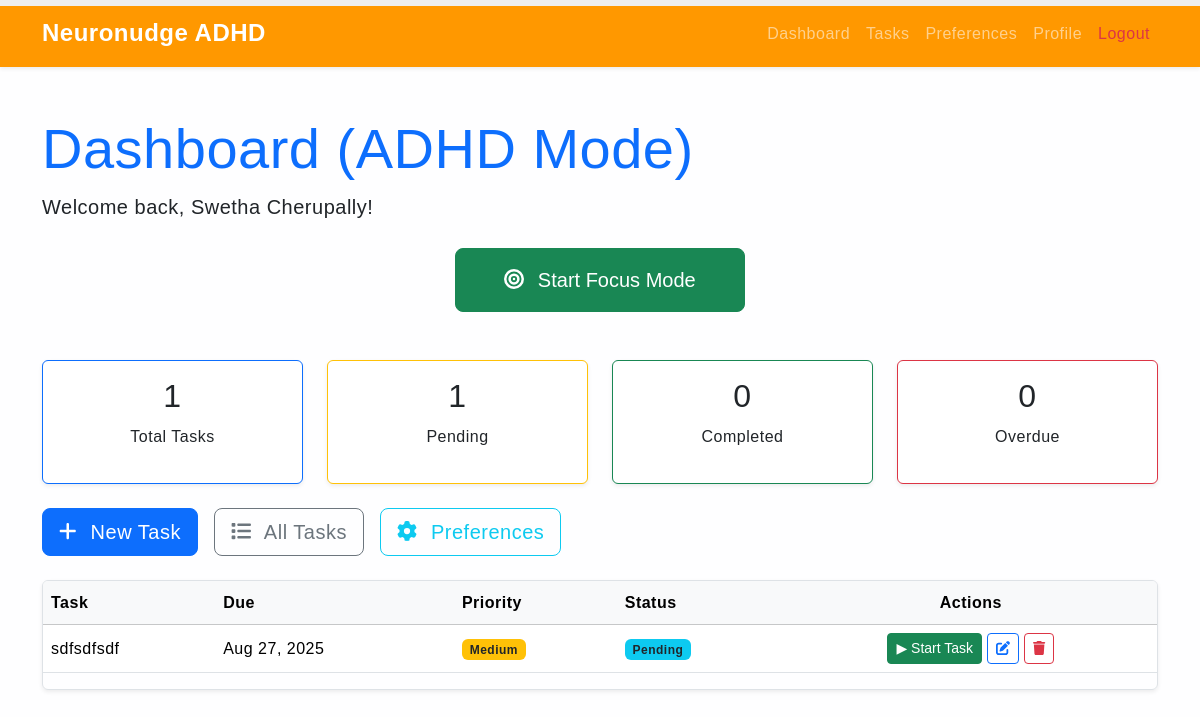
The app's page /dashboard (signed in) with its own data.
### Neuronudge/models.py (models this page shows, shortened)
class User(UserMixin, db.Model):
    id = db.Column(db.Integer, primary_key=True)
    name = db.Column(db.String(150), nullable=True)                # full name
    username = db.Column(db.String(150), unique=True, nullable=False)
    email = db.Column(db.String(150), unique=True, nullable=False)
    password_hash = db.Column(db.String(256), nullable=False)
    profile_type = db.Column(db.String(50), nullable=False, default='General')
    created_at = db.Column(db.DateTime, default=datetime.utcnow)
    tasks = db.relationship('Task', backref='user', lazy=True)
    logs = db.relationship('ActivityLog', backref='user', lazy=True)
    preferences = db.relationship('OnboardingPreferences', back_populates='user', uselist=False)
    avatar_url = db.Column(db.String(300), default=None)
    registered_on = db.Column(db.DateTime, default=datetime.utcnow)

class Task(db.Model):
    id = db.Column(db.Integer, primary_key=True)
    title = db.Column(db.String(255), nullable=False)
    description = db.Column(db.Text, nullable=False)
    due_date = db.Column(db.DateTime)
    completed = db.Column(db.Boolean, default=False)
    priority = db.Column(db.Integer, default=3)         # 1 = high, 2 = med, 3 = low
    reminder_set = db.Column(db.Boolean, default=False)
    created_at = db.Column(db.DateTime, default=datetime.utcnow)
    updated_at = db.Column(db.DateTime, default=datetime.utcnow, onupdate=datetime.utcnow)
    user_id = db.Column(db.Integer, db.ForeignKey('user.id'), nullable=False)

### Neuronudge/views.py (the view)
@views.route('/dashboard')
@login_required
def dashboard():
    page = request.args.get('page', 1, type=int)
    per_page = 10
    filter_status = request.args.get('status', 'all')
    filter_priority = request.args.get('priority', 'all')
    search_term = request.args.get('search', '').strip()
    base_query = Task.query.filter_by(user_id=current_user.id)
    if filter_status == 'completed':
        base_query = base_query.filter_by(completed=True)
    elif filter_status == 'pending':
        base_query = base_query.filter_by(completed=False)
    if filter_priority in ['1', '2', '3']:
        base_query = base_query.filter_by(priority=int(filter_priority))
    if search_term:
        base_query = base_query.filter(Task.title.ilike(f'%{search_term}%'))
    tasks = base_query.all()
    paginated_tasks = base_query.order_by(
        Task.priority.asc(),
        Task.due_date.asc().nulls_last()
    ).paginate(page=page, per_page=per_page)
    total_tasks = Task.query.filter_by(user_id=current_user.id).count()
    pending_tasks = Task.query.filter_by(user_id=current_user.id, completed=False).count()
    completed_tasks = Task.query.filter_by(user_id=current_user.id, completed=True).count()
    overdue_tasks = Task.query.filter(
        Task.user_id == current_user.id,
        Task.completed == False,
        Task.due_date != None,
        Task.due_date < datetime.utcnow()
    ).count()
    task_counts = {
        'total': total_tasks,
        'pending': pending_tasks,
        'completed': completed_tasks,
        'overdue': overdue_tasks
    }
    recent_tasks = Task.query.filter_by(user_id=current_user.id).order_by(
        Task.priority.asc(),
        Task.due_date.asc().nulls_last()
    ).limit(10).all()
    onboarding = OnboardingPreferences.query.filter_by(user_id=current_user.id).first()
    profile_type = getattr(current_user, "profile_type", "general").lower()
    if profile_type == "dyslexia":
        dashboard_template = "dashboard_dyslexia.html"
    elif profile_type == "adhd":
        dashboard_template = "dashboard_adhd.html"
    else:
        dashboard_template = "dashboard.html"
    return render_template(
        dashboard_template,
        tasks=tasks,   # 👈 still available in all templates
        recent_tasks=recent_tasks,
        onboarding=onboarding,
        filter_status=filter_status,
        filter_priority=filter_priority,
        search_term=search_term,
        task_counts=task_counts,
        pytz=pytz,
        paginated_tasks=paginated_tasks
    )

### Neuronudge/templates/dashboard_adhd.html (shortened to what this page needs)
{% extends "layout_adhd.html" %}
{% block content %}
<section class="my-5">
    <h1 class="display-4 text-primary">Dashboard (ADHD Mode)</h1>
    <p class="lead">Welcome back, {{ current_user.name or current_user.email }}!</p>
    <div class="text-center my-4">
        <button id="enterFocusMode" class="btn btn-lg btn-success px-5 py-3">
            <i class="fa-solid fa-bullseye me-2"></i> Start Focus Mode
        </button>
    </div>
    <div class="row g-4 my-4">
        <div class="col-md-3 col-sm-6">
            <div class="card shadow-sm border-primary h-100 text-center">
                <div class="card-body">
                    <h2>{{ task_counts.total }}</h2>
                    <p>Total Tasks</p>
                </div>
            </div>
        </div>
        <div class="col-md-3 col-sm-6">
            <div class="card shadow-sm border-warning h-100 text-center">
                <div class="card-body">
                    <h2>{{ task_counts.pending }}</h2>
                    <p>Pending</p>
                </div>
            </div>
        </div>
        <div class="col-md-3 col-sm-6">
            <div class="card shadow-sm border-success h-100 text-center">
                <div class="card-body">
                    <h2>{{ task_counts.completed }}</h2>
                    <p>Completed</p>
                </div>
            </div>
        </div>
        <div class="col-md-3 col-sm-6">
            <div class="card shadow-sm border-danger h-100 text-center">
                <div class="card-body">
                    <h2>{{ task_counts.overdue }}</h2>
                    <p>Overdue</p>
                </div>
            </div>
        </div>
    </div>
    <div class="d-flex flex-wrap gap-3 my-4">
        <a href="{{ url_for('views.create_task') }}" class="btn btn-lg btn-primary">
            <i class="fa-solid fa-plus me-2"></i> New Task
        </a>
        <a href="{{ url_for('views.task_list') }}" class="btn btn-lg btn-outline-secondary">
            <i class="fa-solid fa-list me-2"></i> All Tasks
        </a>
        <a href="{{ url_for('views.onboarding') }}" class="btn btn-lg btn-outline-info">
            <i class="fa-solid fa-gear me-2"></i> Preferences
        </a>
    </div>
    <div class="table-responsive shadow-sm border rounded">
        <table class="table align-middle">
            <thead class="table-light">
                <tr>
                    <th>Task</th>
                    <th>Due</th>
                    <th>Priority</th>
                    <th>Status</th>
                    <th class="text-center">Actions</th>
                </tr>
            </thead>
            <tbody>
                {% for task in recent_tasks %}
                <tr>
                    <td>{{ task.title }}</td>
                    <td>{{ task.due_date.strftime('%b %d, %Y') if task.due_date else 'No due date' }}</td>
                    <td>
                        {% if task.priority == 1 %}<span class="badge bg-danger">High</span>
                        {% elif task.priority == 2 %}<span class="badge bg-warning text-dark">Medium</span>
                        {% elif task.priority == 3 %}<span class="badge bg-secondary">Low</span>
                        {% else %}<span class="badge bg-secondary">Unknown</span>{% endif %}
                    </td>
                    <td>
                        {% if task.completed %}<span class="badge bg-success">Completed</span>
                        {% else %}<span class="badge bg-info text-dark">Pending</span>{% endif %}
                    </td>
                    <td class="text-center">
                        {% if not task.completed %}
                        <button
                            type="button"
                            class="btn btn-sm btn-success start-task-btn"
                            data-task-id="{{ task.id }}"
                            data-task-title="{{ task.title }}"
                        >
                            ▶ Start Task
                        </button>
                        {% endif %}
                        <a href="{{ url_for('views.edit_task', id=task.id) }}" class="btn btn-sm btn-outline-primary">
                            <i class="fa-solid fa-pen-to-square"></i>
                        </a>
                        <button type="button" class="btn btn-sm btn-outline-danger btn-delete-task" data-task-id="{{ task.id }}">
                            <i class="fa-solid fa-trash"></i>
                        </button>
                    </td>
                </tr>
                {% endfor %}
            </tbody>
        </table>
    </div>
</section>
{% endblock %}

### Neuronudge/templates/layout_adhd.html (style rules this page uses)
body { font-family: "Comic Sans MS", "OpenDyslexic", Arial, sans-serif; background-color: #fefeff; line-height: 1.7; letter-spacing: 0.5px; }

### records on screen
User: name "Swetha Cherupally"
Task: title "sdfsdfsdf", due_date "Aug 27, 2025", priority "Medium", completed "Pending"

### other values on screen
{{ task_counts.total }} "1"
{{ task_counts.pending }} "1"
{{ task_counts.completed }} "0"
{{ task_counts.overdue }} "0"
